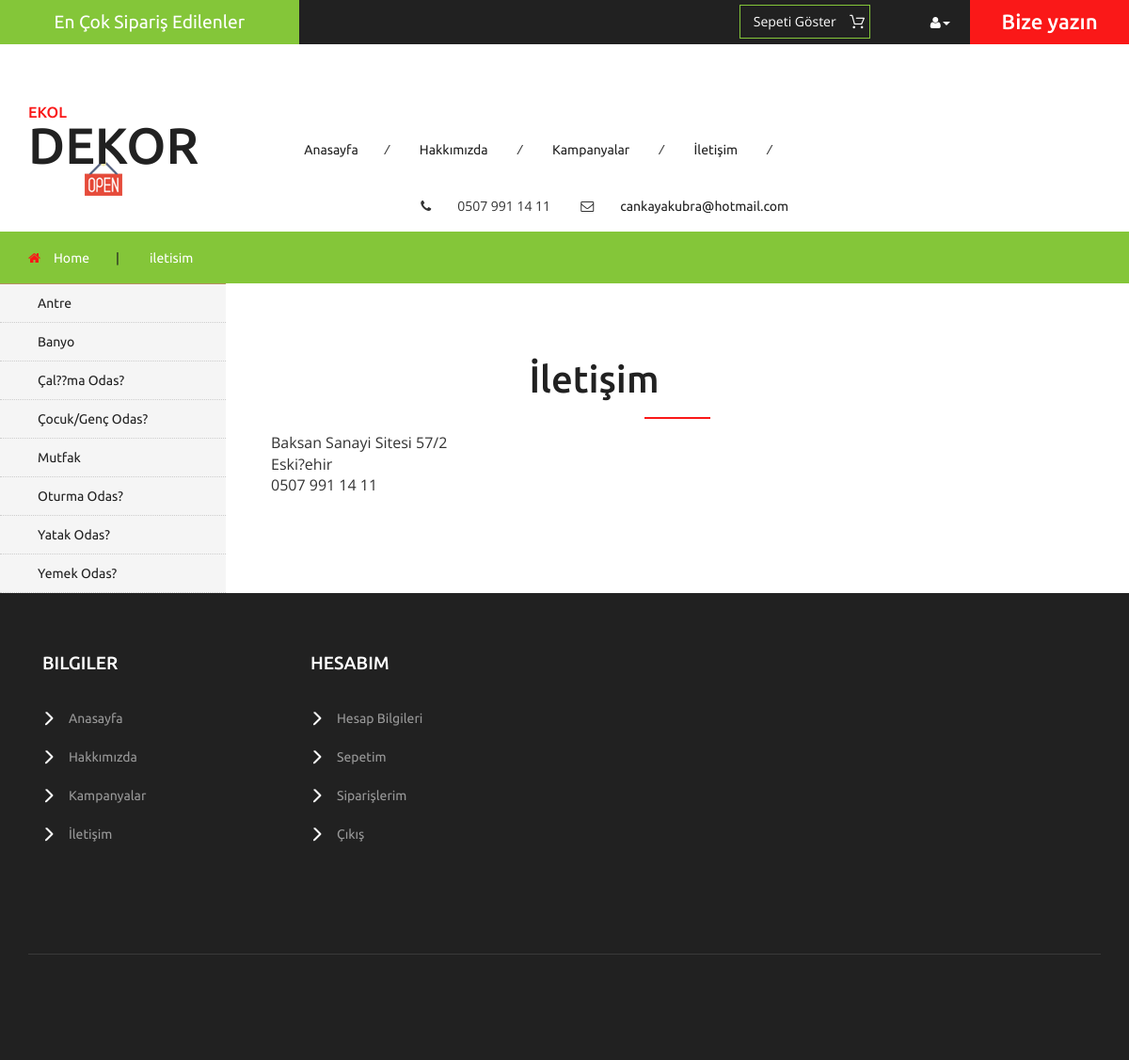
/index.php/home/iletisim, run on the app's committed database.
### tables this page shows
CREATE TABLE `kategoriler` (
  `Id` int(11) NOT NULL,
  `parent_id` varchar(255) DEFAULT NULL,
  `adi` varchar(255) DEFAULT NULL,
  `description` varchar(255) DEFAULT NULL,
  `keywords` varchar(255) DEFAULT NULL,
  `resim` varchar(255) DEFAULT NULL,
  `durum` varchar(255) DEFAULT NULL,
  `tarih` varchar(255) DEFAULT NULL,
  `aciklama` varchar(255) DEFAULT NULL
);

CREATE TABLE `ayarlar` (
  `Id` int(11) NOT NULL,
  `adi` varchar(255) DEFAULT NULL,
  `keywords` varchar(255) DEFAULT NULL,
  `description` varchar(255) DEFAULT NULL,
  `name` varchar(255) DEFAULT NULL,
  `smtpserver` varchar(255) DEFAULT NULL,
  `smtpport` varchar(255) DEFAULT NULL,
  `smtpemail` varchar(255) DEFAULT NULL,
  `sifre` varchar(255) DEFAULT NULL,
  `adres` varchar(255) DEFAULT NULL,
  `sehir` varchar(255) DEFAULT NULL,
  `tel` varchar(255) DEFAULT NULL,
  `fax` varchar(255) DEFAULT NULL,
  `email` varchar(255) DEFAULT NULL,
  `hakkimizda` varchar(2000) DEFAULT NULL,
  `iletisim` varchar(2000) DEFAULT NULL,
  `facebook` varchar(255) DEFAULT NULL,
  `twitter` varchar(255) DEFAULT NULL,
  `instegram` varchar(255) DEFAULT NULL,
  `pinterest` varchar(255) DEFAULT NULL
);

### application/controllers/Home.php (called while the page is built, shortened)
<?php
class Home extends CI_Controller {
     public function __construct()
        {
				 $this->load->model('Database_Model');
               $this->load->helper('url');
			   $this->load->library("session");
        }
	public function iletisim()
	{
		$query=$this->db->query(" SELECT * FROM  kategoriler ORDER BY adi ");
		$data["kategoriler"]=$query->result();
		$query=$this->db->query(" SELECT * FROM  ayarlar ");
		$data["veri"]=$query->result();
		$data["sayfa"]="İletişim ||";
		$data["menu"]="iletisim";
		$this->load->view('iletisim',$data);
	}
}

### index.php (called while the page is built, shortened)
<?php
require_once BASEPATH.'core/CodeIgniter.php';

### application/views/iletisim.php (the view, shortened to what this page needs)
     <?php
	 $this->load->view('_header');
	?>
	<div class="products-breadcrumb">
		<div class="container">
			<ul>
				<li><i class="fa fa-home" aria-hidden="true"></i><a href="<?=base_url()?>">Home</a><span>|</span></li>
				<li><a href="<?=base_url()?>home/iletisim">iletisim</a></li>
			</ul>
		</div>
	</div>
	    <?php
		$this->load->view('_sidebar');
	?>
<div class="w3l_banner_nav_right">
		<div class="privacy about">
			<h3>İletişim &nbsp;&nbsp;&nbsp;&nbsp;&nbsp;&nbsp;&nbsp;&nbsp;&nbsp;&nbsp;&nbsp;&nbsp;&nbsp;&nbsp;&nbsp;&nbsp;&nbsp;&nbsp;</h3>
			<p class="animi"><?=$veri[0]->iletisim?></p>
		</div>
		</div>
		<div class="clearfix"></div>

### application/views/_sidebar.php (shortened to what this page needs)
<div class="banner">
	<div class="w3l_banner_nav_left">
		<nav class="navbar nav_bottom">
			<div class="collapse navbar-collapse" id="bs-megadropdown-tabs">
				<ul class="nav navbar-nav nav_1">
				<?php foreach ($kategoriler as $rs) { ?>
					<li><a href="<?=base_url()?>kategoriler/detay/<?=$rs->Id?>"><?=$rs->adi?></a></li>
				<?php } ?>
				</ul>
			 </div>
		</nav>
	</div>

### data on the page
kategoriler: adi "Antre"
kategoriler: adi "Banyo"
kategoriler: adi "Çal??ma Odas?"
kategoriler: adi "Çocuk/Genç Odas?"
kategoriler: adi "Mutfak"
kategoriler: adi "Oturma Odas?"
kategoriler: adi "Yatak Odas?"
kategoriler: adi "Yemek Odas?"
ayarlar: iletisim "Baksan Sanayi Sitesi 57/2 Eski?ehir 0507 991 14 11"
